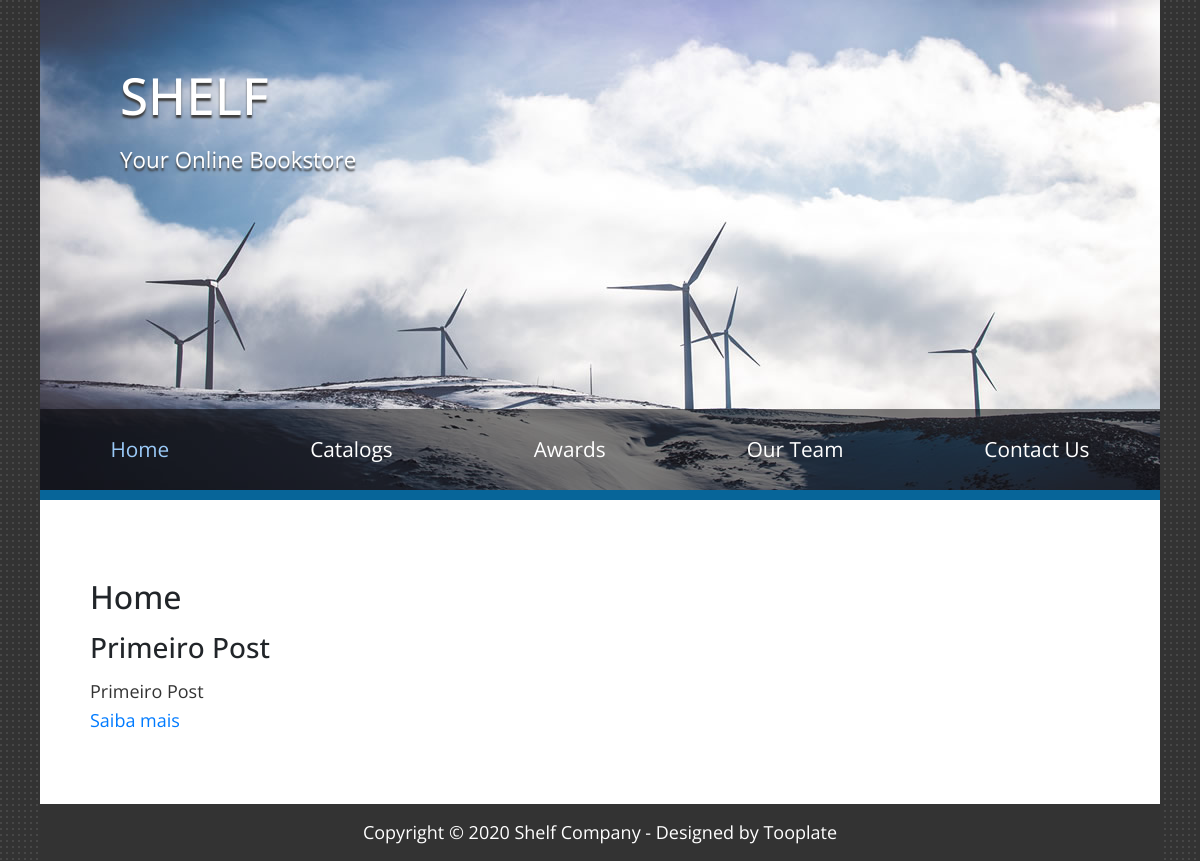
Page /blog/ on the earlier database version.
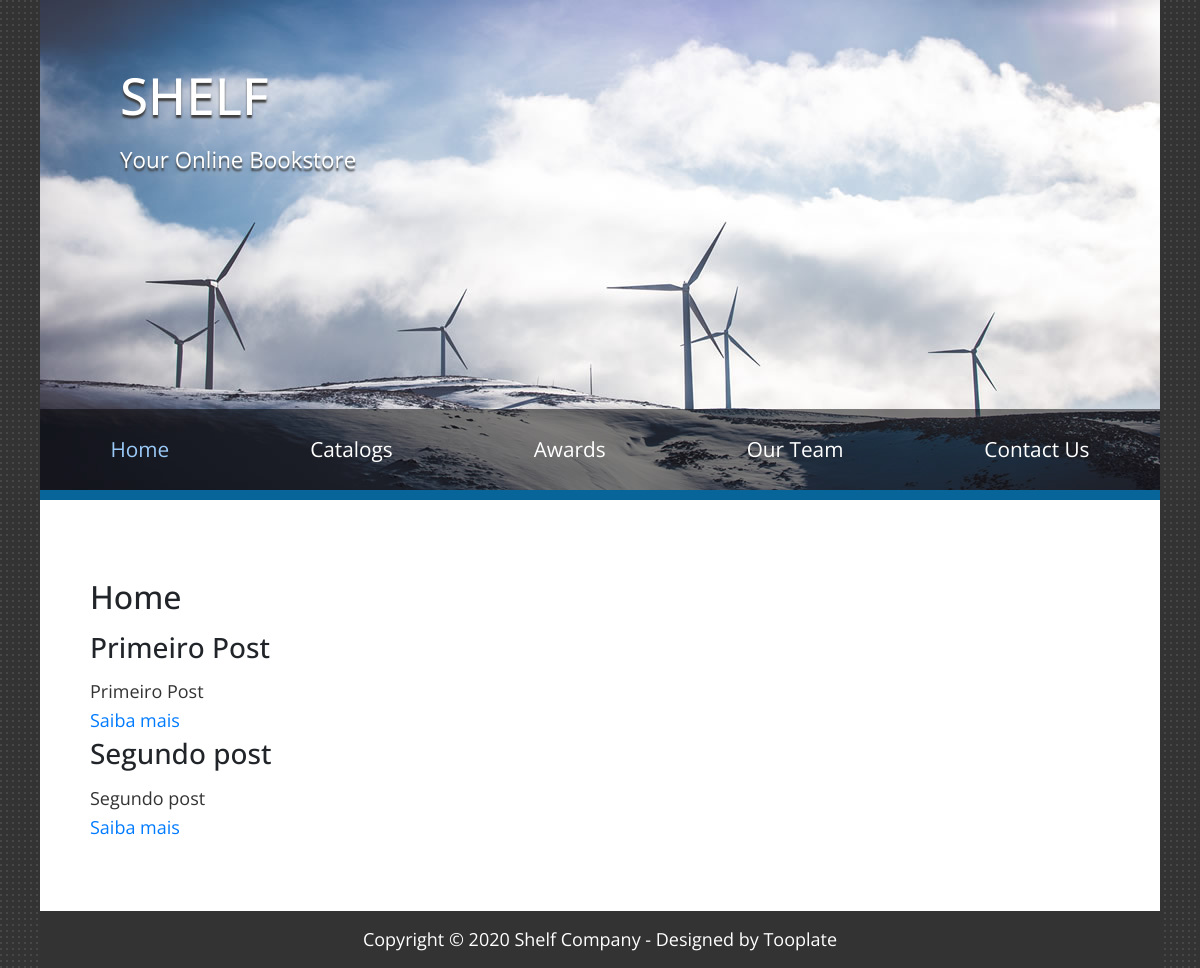
Same page on the later database version.
### website/models.py (models this page shows, shortened)
class Post(models.Model):
    title = models.CharField(max_length=100)
    sub_title = models.CharField(max_length=200)
    content = models.TextField()
    categories = models.CharField(
        max_length=2,
        choices=Categorias.choices,
        default=Categorias.GR,
    )
    imagem = models.ImageField(upload_to='posts', null=True, blank=True)
    def full_name(self):
        return self.title + self.sub_title
    full_name.admin_order_field = 'title'

### website/views.py (the view)
# urls.py: path('', hello_blog, name='home'),
def hello_blog(request):
    lista_posts = Post.objects.all()
    data = {'posts': lista_posts}
    return render( request, 'index.html', data)

### website/templates/index.html
{% extends "base.html" %}
{% block content %}
    <h2>Home</h2>
    {% for post in posts %}
        <h3>{{ post.title }}</h3>
        <p>{{ post.sub_title }}</p>
        <a href="{% url 'post_detail' post.id %}" class="button">Saiba mais</a>
    {% endfor %}
{% endblock %}

### website/templates/base.html (shortened to what this page needs)
{% load static %}
<!DOCTYPE html>
<html>
<head>
    <link rel="stylesheet" href="{% static 'font-awesome-4.7.0/css/font-awesome.min.css' %}">
    <link rel="stylesheet" href="{% static 'css/bootstrap.min.css' %}">
    <link rel="stylesheet" href="{% static 'css/tooplate-style.css' %}">
</head>
    <body>
        <div class="container">
            <header class="tm-site-header">
                <h1 class="tm-site-name"><a href="{% url 'home' %}">Shelf</a></h1>
                <p class="tm-site-description">Your Online Bookstore</p>
                <nav class="navbar navbar-expand-md tm-main-nav-container">
                    <div class="collapse navbar-collapse tm-main-nav" id="tmMainNav">
                        <ul class="nav nav-fill tm-main-nav-ul">
                            <li class="nav-item"><a class="nav-link active" href="{% url 'home' %}">Home</a></li>
                            <li class="nav-item"><a class="nav-link" href="#">Catalogs</a></li>
                            <li class="nav-item"><a class="nav-link" href="#">Awards</a></li>
                            <li class="nav-item"><a class="nav-link" href="team.html">Our Team</a></li>
                            <li class="nav-item"><a class="nav-link" href="{% url 'contato' %}">Contact Us</a></li>
                        </ul>
                    </div>
                </nav>
            </header>
            <div class="tm-main-content">
                {% block content %}{% endblock %}
            </div>
            <footer>
                Copyright &copy; <span class="tm-current-year">2018</span> Shelf Company
                - Designed by Tooplate
            </footer>
        </div>
</body>
</html>

### website/static/css/tooplate-style.css (style rules this page uses)
body { font-family: 'Open Sans', Helvetica, Arial, sans-serif; font-size: 18px; background: url('../img/shelf-bg.jpg'); padding: 0 15px; overflow-x: hidden; }
a, button { transition: all 0.3s ease; }
h1, h2, h3, h4, h5, h6 { line-height: 1.4; }
p { line-height: 1.8; margin-bottom: 0; }
h1 a, a:hover { color: #FFF; }
p, .tm-gallery-item .tm-figcaption { color: #333; }
.container { background-color: white; max-width: 1120px; padding: 0; margin: 0 auto; }
.tm-site-name { font-size: 3.2rem; text-transform: uppercase; }
.tm-site-name, .tm-site-description { color: white; text-shadow: 0px 3px 2px rgba(62,62,62,1); }
.tm-site-description { font-size: 1.4rem; }
.tm-site-header { background: url('../img/header-01.jpg') no-repeat; background-size: cover; height: 300px; padding: 60px 80px; position: relative; border-bottom: 10px solid #076599; }
.tm-main-nav-ul { flex-flow: column; }
.tm-main-nav-container { position: fixed; width: 100%; top: 5px; right: 10px; width: 200px; z-index: 1000; }
.tm-main-nav { background-color: rgba(0,0,0,0.5); }
.tm-main-nav .nav-link { color: white; font-size: 1.3rem; padding: 15px 20px; }
.tm-main-nav .nav-link.active, .tm-main-nav .nav-link:hover, .tm-main-nav .nav-link:focus { color: #9AC9F7; }
.tm-main-content { padding: 35px 30px; }
footer { background-color: rgba(0,0,0,0.8); color: white; padding: 15px; text-align: center; }
@media (min-width: 576px) { .tm-main-content { padding: 75px 50px 70px; } }
@media (min-width: 768px) { .tm-main-nav-ul { flex-flow: row; width: 100%; } }
@media (min-width: 768px) { .tm-main-nav-container { position: absolute; left: 0; bottom: 0; right: auto; top: auto; padding: 0; width: 100%; } }
@media (min-width: 768px) { .tm-main-nav .nav-link { padding: 10px 15px; } }
@media (min-width: 992px) { .tm-site-header { height: 400px; } }
@media (min-width: 992px) { .tm-main-nav .nav-link { padding: 15px 20px; } }
@media (min-width: 1200px) { .container { max-width: 1120px; } }
@media (min-width: 1200px) { .tm-site-header { height: 500px; } }
@media (min-width: 1200px) { .tm-main-nav .nav-link { padding: 25px; } }

Differences in the rows shown:
added Post: title "Segundo post", sub_title "Segundo post"
